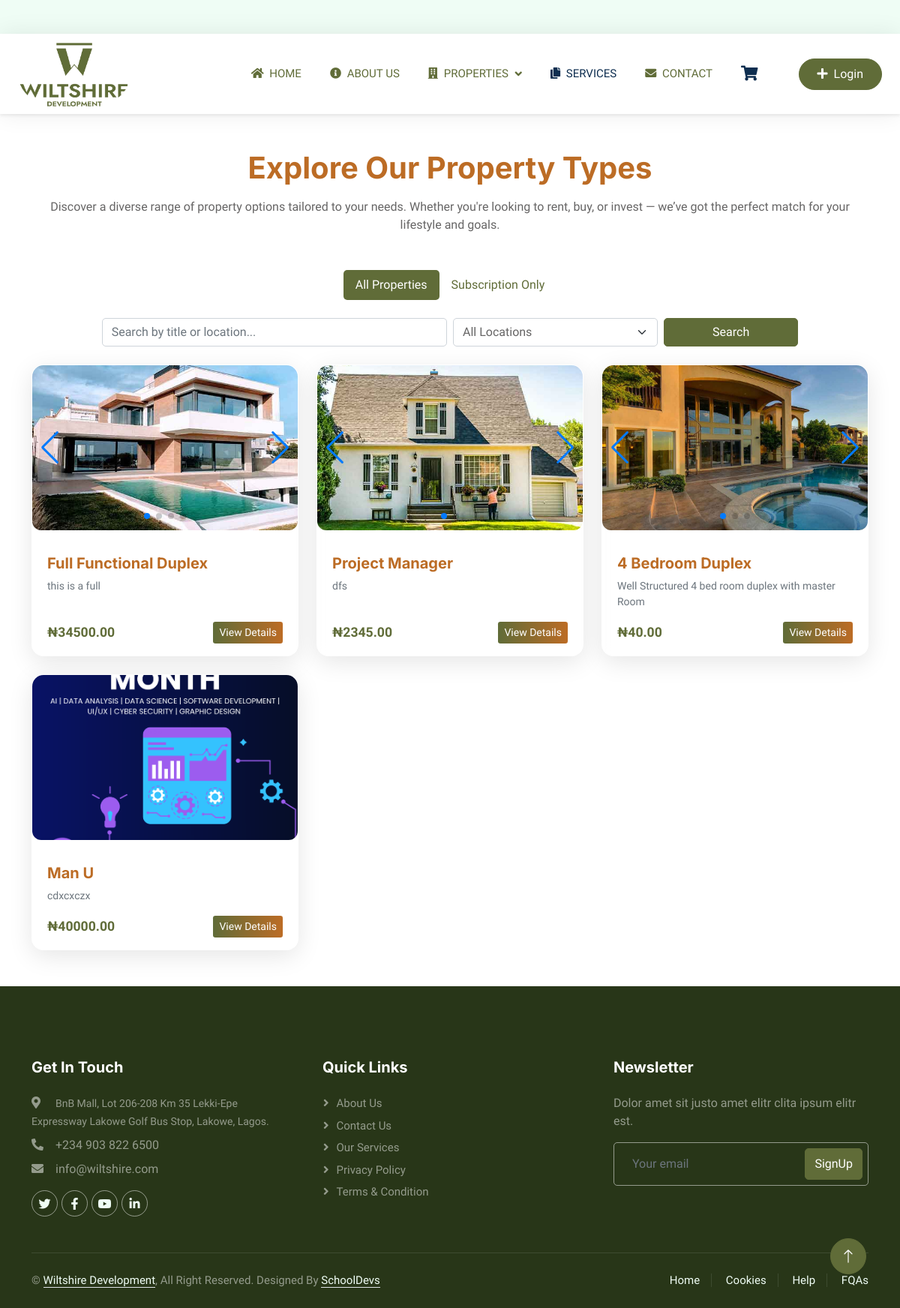
Page /properties/ on the committed database.
### myapp/models.py (models this page shows, shortened)
class PropertyImage(models.Model):
    VIEW_CHOICES = [
        ('front', 'Front View'),
        ('back', 'Back View'),
        ('side', 'Side View'),
        ('palour', 'Palour View'),
        ('kitchen', 'Kitchen View'),
        ('bedroom', 'Bedroom View'),
    ]
    property = models.ForeignKey(Property, on_delete=models.CASCADE, related_name='images')
    image = models.ImageField(upload_to='property_images/')
    label = models.CharField(max_length=50, choices=VIEW_CHOICES)

class Property(models.Model):
    featureChoice = [
        ('For Sell', 'For Sell'),
        ('For Rent', 'For Rent'),
        ('Sub-Let', 'Sub-Let')
    ]
    PropertyStatus = [
        ('Still Selling', 'Still Selling'),
        ('Taken', 'Taken'),
        ('Leased Out', 'Leased Out')
    ]
    AllowedSubscription = [
        ('Yes', 'Yes'),
        ('No', 'No')
    ]
    title = models.CharField(max_length=200)
    description = models.TextField()
    price = models.DecimalField(max_digits=12, decimal_places=2)
    property_type = models.ForeignKey(PropertyType, on_delete=models.SET_NULL, null=True)
    location = models.ForeignKey(Location, on_delete=models.CASCADE)
    property_status = models.TextField("Property Status", choices=PropertyStatus, max_length=50)
    propertyFeature = models.CharField("feature Choice", choices=featureChoice, max_length=50)
    allSubscription = models.CharField(choices=AllowedSubscription, max_length=50)
    date_added = models.DateTimeField(auto_now_add=True)

### myapp/views.py (the view, shortened to what this page needs)
# urls.py: path('properties/', views.property_lists, name='property_lists'),
def property_lists(request):
    query = request.GET.get("q", "")
    plan = request.GET.get("plan", "")
    location = request.GET.get("location", "")
    min_price = request.GET.get("min_price", "")
    max_price = request.GET.get("max_price", "")
    properties = Property.objects.all()
    if plan == "subscription":
        properties = properties.filter(allSubscription='Yes')
    if location:
        properties = properties.filter(location__id=location)
    if min_price:
        properties = properties.filter(price__gte=min_price)
    if max_price:
        properties = properties.filter(price__lte=max_price)
    paginator = Paginator(properties, 15)
    page = request.GET.get("page")
    properties = paginator.get_page(page)
    all_locations = Location.objects.order_by('state').distinct()
    return render(request, "properties.html", {
        "properties": properties,
        "all_locations": all_locations,
        "now": timezone.now(),
    })

### myapp/context_processors.py (called while the page is built)
def user_info(request):
    if request.user.is_authenticated:
        return {
            'user_username': request.user.username,
        }
    return {}

### myapp/models.py (called while the page is built)
    def __str__(self):
        return f"{self.address}, {self.city}, {self.state}"

### myapp/templates/properties.html (shortened to what this page needs)
{% load static %}
{% include 'header.html' %}
<link rel="stylesheet" href="https://cdn.jsdelivr.net/npm/swiper@11/swiper-bundle.min.css" />
<div class="container my-5">
    <div class="text-center mx-auto mb-5 w-100 wow fadeInUp" data-wow-delay="0.1s">
        <h1 class="mb-3">Explore Our Property Types</h1>
        <p>Discover a diverse range of property options tailored to your needs. Whether you're looking to rent, buy, or invest — we’ve got the perfect match for your lifestyle and goals.</p>
    </div>
  <ul class="nav nav-pills justify-content-center mb-4" id="propertyTabs">
    <li class="nav-item">
      <a class="nav-link {% if not request.GET.plan %}active{% endif %}" href="?{% if request.GET.q %}q={{ request.GET.q }}&{% endif %}{% if request.GET.location %}location={{ request.GET.location }}&{% endif %}">All Properties</a>
    </li>
    <li class="nav-item">
      <a class="nav-link " href="?plan=subscription">Subscription Only</a>
    </li>
  </ul>
  <form method="get" class="mb-4">
    <div class="row g-2 justify-content-center">
      <div class="col-md-5">
        <input type="text" name="q" class="form-control" placeholder="Search by title or location..." value="{{ request.GET.q }}">
      </div>
      <div class="col-md-3">
        <select name="location" class="form-select">
          <option value="">All Locations</option>
        </select>
      </div>
      <div class="col-md-2">
        <button class="btn btn-primary w-100">Search</button>
      </div>
    </div>
  </form>
  <div class="row g-4">
    {% for property in properties %}
      <div class="col-lg-4 col-md-6 col-sm-12">
        <div class="property-card glass-effect h-100 d-flex flex-column">
          <div class="swiper-container swiper{{ forloop.counter }}">
            <div class="swiper-wrapper">
              {% for img in property.images.all %}
                <div class="swiper-slide">
                  <img src="{{ img.image.url }}" class="property-img img-fluid" alt="Image of {{ property.title }}">
                </div>
              {% empty %}
                <div class="swiper-slide">
                  <img src="{% static 'img/no-image.png' %}" class="property-img img-fluid" alt="No Image">
                </div>
              {% endfor %}
            </div>
            <div class="swiper-button-next"></div>
            <div class="swiper-button-prev"></div>
            <div class="swiper-pagination"></div>
          </div>
          <div class="card-body flex-grow-1 d-flex flex-column justify-content-between">
            <div>
              <h5 class="card-title fw-semibold">{{ property.title }}</h5>
              <p class="card-text small text-muted">{{ property.description|truncatewords:20 }}</p>
            </div>
            <div class="mt-3 d-flex justify-content-between align-items-center">
              <span class="price fw-bold text-primary">₦{{ property.price|floatformat:2 }}</span>
              <a href="{% url 'viewProperty' property.id %}" class="btn btn-outline-light btn-sm glow-button">View Details</a>
            </div>
          </div>
        </div>
      </div>
    {% empty %}
      <p class="text-center text-muted mt-4">No properties found.</p>
    {% endfor %}
  </div>
</div>
{% include 'footer.html' %}

### myapp/static/css/style.css (style rules this page uses)
:root { --primary: #606c38; --secondary: #eb8f3f; --light: #EFFDF5; --dark: #0E2E50; }
.btn { transition: .5s; }
.btn.btn-primary, .btn.btn-secondary { color: #FFFFFF; }

### myapp/templates/properties.html (style rules this page uses)
.property-card { border: none; border-radius: 1rem; overflow: hidden; backdrop-filter: blur(8px); background: rgba(255, 255, 255, 0.05); border: 1px solid rgba(255, 255, 255, 0.15); box-shadow: 0 8px 32px rgba(0, 0, 0, 0.1); transition: transform 0.3s ease, box-shadow 0.3s ease; }
.property-img { height: 220px; object-fit: cover; width: 100%; border-radius: 12px; }
.swiper-container { width: 100%; height: 220px; border-radius: 12px; margin-bottom: 1rem; }
.swiper-slide img { width: 100%; height: 100%; object-fit: cover; }
.card-body { padding: 1rem 1.25rem; }
.price { font-size: 1.1rem; }
.glow-button { background: linear-gradient(90deg, #606c38, #bc6c25); border: none; color: #fff; transition: background 0.3s ease, box-shadow 0.3s ease; }

### rows in the picture
Property: title "Full Functional Duplex", description "this is a full", price "34500.00"
PropertyImage: image (picture)
Property: title "Project Manager", description "dfs", price "2345.00"
PropertyImage: image (picture)
Property: title "4 Bedroom Duplex", description "Well Structured 4 bed room duplex with master Room", price "40.00"
PropertyImage: image (picture)
Property: title "Man U", description "cdxcxczx", price "40000.00"
PropertyImage: image (picture)
